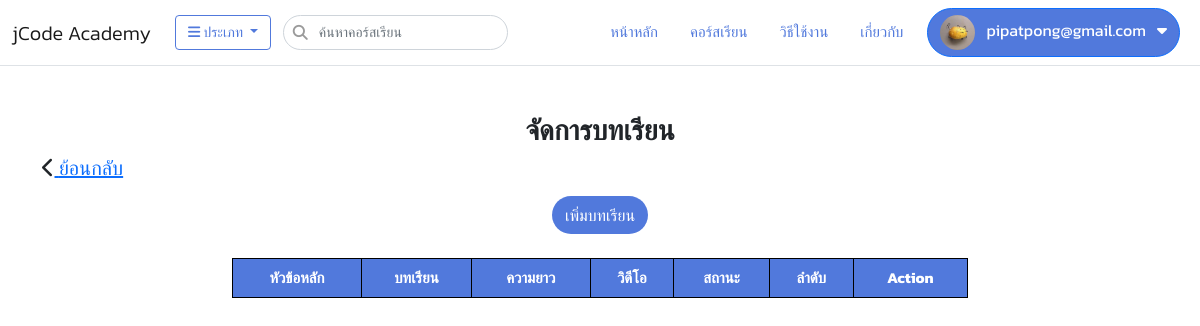
Before: /video/lesson/?courseid=14&chapterid=13 (signed in) with the older database file.
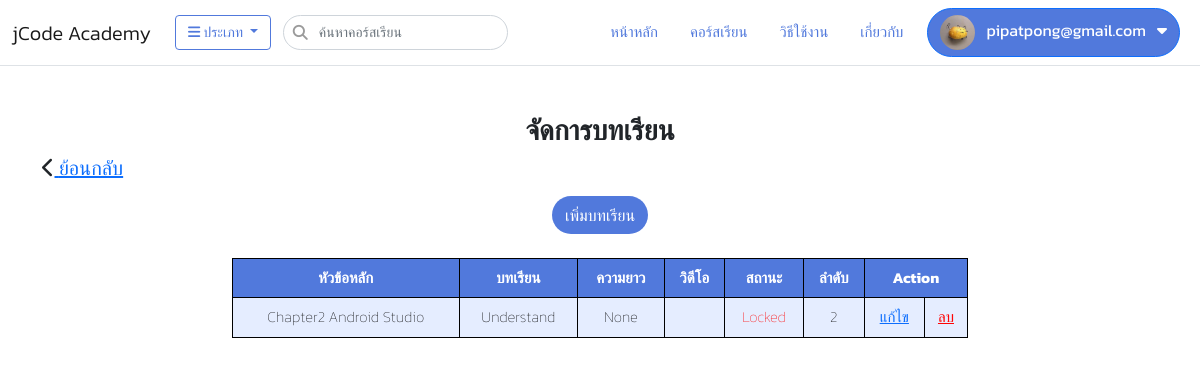
After: the same page with the newer database file.
### video/models.py (models this page shows, shortened)
class VideoLesson(models.Model):
    videos = models.ForeignKey(Video, on_delete=models.CASCADE,default=1)
    chapter = models.ForeignKey(VideoChapter, on_delete=models.CASCADE)
    name = models.CharField(max_length=250)
    duration_time = models.CharField(max_length=15, null=True, blank=True)
    lessonvideo = models.FileField(upload_to='video/lesson/video', null=True, blank=True)
    video_url = models.CharField(max_length=450, null=True, blank=True)
    is_locked = models.BooleanField(default=True)
    created = models.DateTimeField(auto_now_add=True)
    updated = models.DateTimeField(auto_now=True)
    ordered = models.IntegerField(default=0)

class VideoChapter(models.Model):
    video = models.ForeignKey(Video, on_delete=models.CASCADE)
    name = models.CharField(max_length=150)
    ordered = models.IntegerField(default=0)
    created = models.DateTimeField(auto_now_add=True)
    updated = models.DateTimeField(auto_now=True)

### video/views.py (the view)
# urls.py: path("lesson/", views.management_lesson, name="management_lesson"),
def management_lesson(request):
    courseid=request.GET.get('courseid')
    chapterid=request.GET.get('chapterid')
    lesson = VideoLesson.objects.filter(chapter__id=chapterid)
    return render(request,'video/lesson/lesson.html',{"lesson_list":lesson,"courseid":courseid,"chapterid":chapterid})

### app/context_processors1.py (called while the page is built)
def category_list(request):
    categories = Category.objects.all()
    category_subs = CategorySub.objects.all().order_by('category')
    ip=settings.VIDEO_SERVER_URL
    context = {
        'category_list':categories,
        'subcategory_list':category_subs,
        'ip':ip
    }
    return context

def member_list(request):
    members=Member.objects.filter(user_id=request.user.id).first()
    context={
        'member_list':members
    }
    return context

### app/models.py (called while the page is built)
    def __str__(self):
        return self.name

### templates/video/lesson/lesson.html (shortened to what this page needs)
{% extends "layout/base.html" %}
{% block content %}
<div class="container">
    <div class="row">
      <h3 style="text-align: center;"><b>จัดการบทเรียน</b></h3>
          <h5 style="float: left;"><i class="fa fa-chevron-left"></i><a href="{% url 'video:management_chapter' %}?courseid={{courseid}}"> ย้อนกลับ</a></h5>
        <div class="col-lg-8 offset-lg-2">
          <div style="text-align: center;">
            <a class="btn btn-addlesson mt-2" href="{% url 'video:video_addlesson' %}?courseid={{courseid}}&chapterid={{chapterid}}">เพิ่มบทเรียน</a>
          </div>
          <table class="table-colored my-4">
            <tr>
              <th>หัวข้อหลัก</th>
              <th>บทเรียน</th>
              <th>ความยาว</th>
              <th>วิดีโอ</th>
              <th>สถานะ</th>
              <th>ลำดับ</th>
              <th colspan="2">Action</th>
            </tr>
            {% for lesson in lesson_list %}
            <tr>
              <td>{{ lesson.chapter.name}}</td>
              <td>{{ lesson.name }}</td>
              <td>{{ lesson.duration_time }}</td>
              <td>{{ lesson.lessonvideo }}</td>
              {% if lesson.is_locked == True %}
              <td style="color: #FF0404;">Locked</td>
              {% elif lesson.is_locked == False %}
              <td style="color:#0CB009">Free</td>
              {% endif %}
              <td>{{ lesson.ordered }}</td>
              <td><a href="{% url 'video:update_lesson' id=lesson.id %}?courseid={{courseid}}&chapterid={{chapterid}}">แก้ไข</a> </td>
              <td><a href="javascript:deletelesson({{lesson.id}})" style="color: #FF0404;">ลบ</a></td>
            </tr>
            {% endfor %}
          </table>
        </div>
    </div>
</div>
{% endblock %}

Changed rows visible on the page:
added VideoLesson: chapter.name "Chapter2 Android Studio", name "Understand", duration_time "None", is_locked "Locked", ordered "2"
